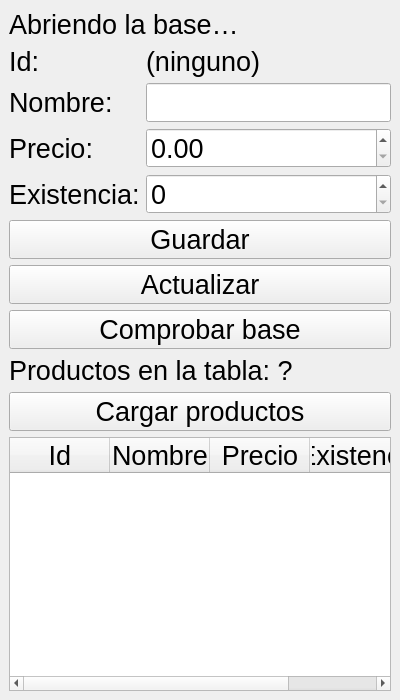
<?xml version="1.0" encoding="UTF-8"?>
<ui version="4.0">
 <class>MainWindow</class>
 <widget class="QMainWindow" name="MainWindow">
  <property name="geometry">
   <rect>
    <x>0</x>
    <y>0</y>
    <width>400</width>
    <height>700</height>
   </rect>
  </property>
  <property name="windowTitle">
   <string>Inventario</string>
  </property>
  <widget class="QWidget" name="centralwidget">
   <property name="font">
    <font>
     <pointsize>20</pointsize>
    </font>
   </property>
   <layout class="QVBoxLayout" name="verticalLayout">
<item>
<widget class="QLabel" name="etiquetaEstado">
<property name="text">
 <string>Abriendo la base…</string>
</property>
<property name="wordWrap">
 <bool>true</bool>
</property>
</widget>
</item>
<item>
<layout class="QFormLayout" name="formLayout">
<item row="0" column="0">
<widget class="QLabel" name="etiquetaId">
<property name="text">
 <string>Id:</string>
</property>
</widget>
</item>
<item row="0" column="1">
<widget class="QLabel" name="etiquetaIdValor">
<property name="text">
 <string>(ninguno)</string>
</property>
</widget>
</item>
<item row="1" column="0">
<widget class="QLabel" name="etiquetaNombre">
<property name="text">
 <string>Nombre:</string>
</property>
</widget>
</item>
<item row="1" column="1">
<widget class="QLineEdit" name="entradaNombre"/>
</item>
<item row="2" column="0">
<widget class="QLabel" name="etiquetaPrecio">
<property name="text">
 <string>Precio:</string>
</property>
</widget>
</item>
<item row="2" column="1">
<widget class="QDoubleSpinBox" name="spinPrecio">
<property name="maximum">
 <double>100000.000000000000000</double>
</property>
</widget>
</item>
<item row="3" column="0">
<widget class="QLabel" name="etiquetaExistencia">
<property name="text">
 <string>Existencia:</string>
</property>
</widget>
</item>
<item row="3" column="1">
<widget class="QSpinBox" name="spinExistencia">
<property name="maximum">
 <number>10000</number>
</property>
</widget>
</item>
</layout>
</item>
<item>
<widget class="QPushButton" name="botonGuardar">
<property name="text">
 <string>Guardar</string>
</property>
</widget>
</item>
<item>
<widget class="QPushButton" name="botonActualizar">
<property name="text">
 <string>Actualizar</string>
</property>
</widget>
</item>
<item>
<widget class="QPushButton" name="botonComprobar">
<property name="text">
 <string>Comprobar base</string>
</property>
</widget>
</item>
<item>
<widget class="QLabel" name="etiquetaConteo">
<property name="text">
 <string>Productos en la tabla: ?</string>
</property>
</widget>
</item>
<item>
<widget class="QPushButton" name="botonCargar">
<property name="text">
 <string>Cargar productos</string>
</property>
</widget>
</item>
<item>
<widget class="QTableWidget" name="tablaProductos">
<property name="editTriggers">
 <set>QAbstractItemView::EditTrigger::NoEditTriggers</set>
</property>
<property name="selectionBehavior">
 <enum>QAbstractItemView::SelectionBehavior::SelectRows</enum>
</property>
<attribute name="horizontalHeaderStretchLastSection">
 <bool>true</bool>
</attribute>
<column>
<property name="text">
 <string>Id</string>
</property>
</column>
<column>
<property name="text">
 <string>Nombre</string>
</property>
</column>
<column>
<property name="text">
 <string>Precio</string>
</property>
</column>
<column>
<property name="text">
 <string>Existencia</string>
</property>
</column>
</widget>
</item>
   </layout>
  </widget>
 </widget>
 <resources/>
 <connections/>
</ui>
